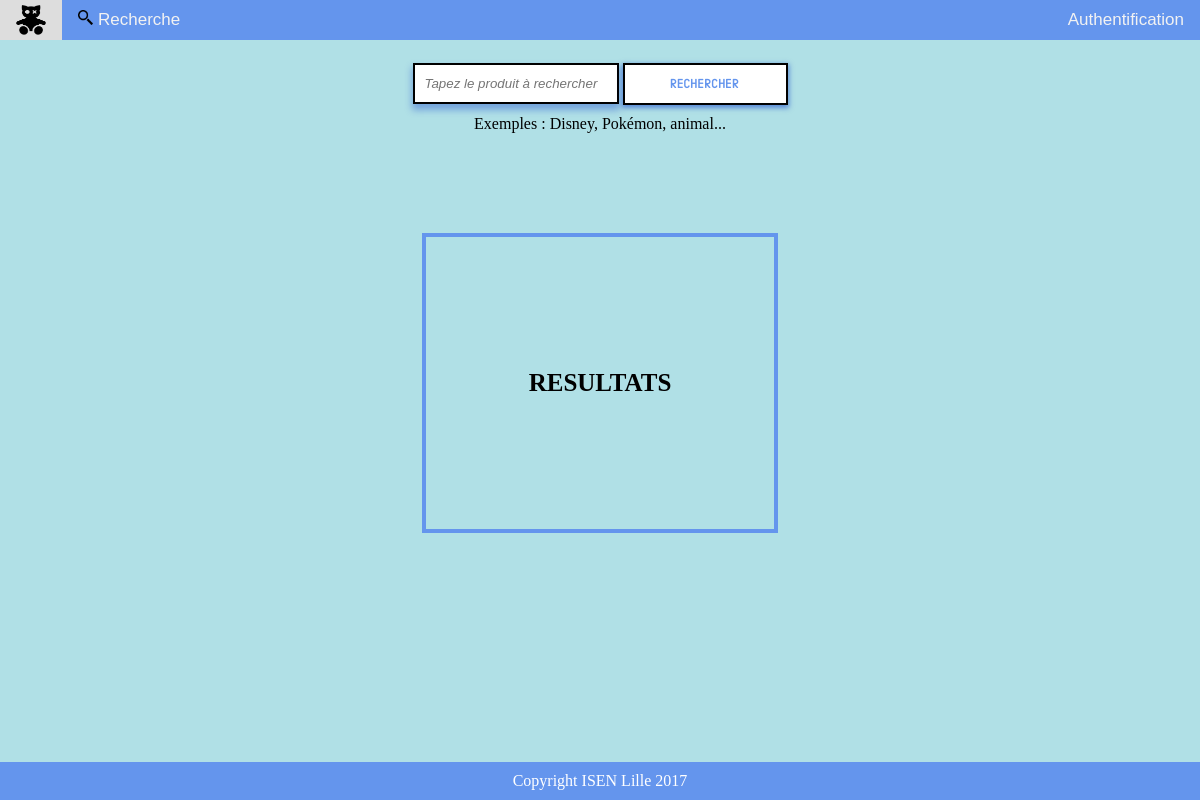
/page_search/index.php, run on an earlier commit of the app's database.
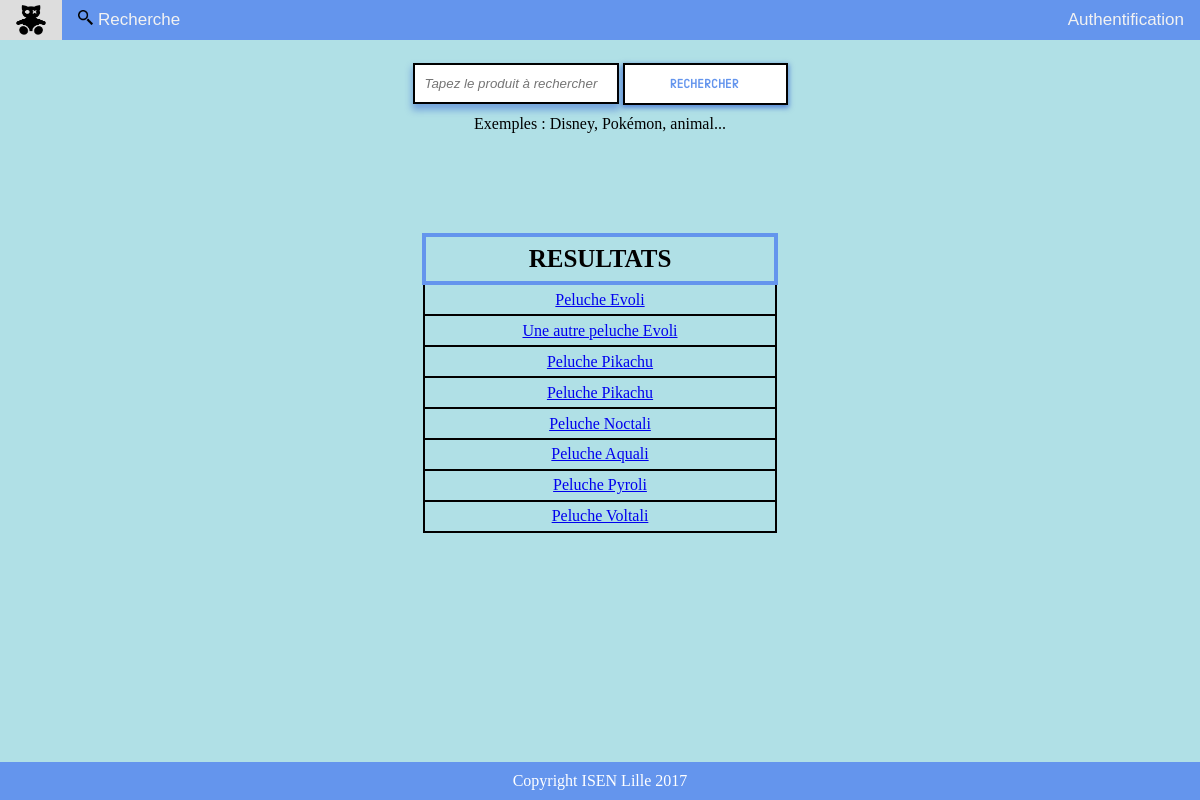
And on a later commit of the database.
### tables this page shows
CREATE TABLE IF NOT EXISTS `products` (
  `productid` int(11) NOT NULL AUTO_INCREMENT,
  `categorie` varchar(255) NOT NULL,
  `nom_produit` varchar(255) NOT NULL,
  `description` varchar(255) NOT NULL,
  `image` varchar(255) NOT NULL,
  `prix` float NOT NULL,
  PRIMARY KEY (`productid`)
);

### page_search/index.php (called while the page is built)
<?php
require 'model.php';
$reponse_BDD=getResponse();
$contenu_de_la_reponse_de_la_recherche= afficherPeluches($reponse_BDD);
require 'view.php';

### session.php (called while the page is built)
<?php
	if (!empty($_SESSION['userid'])){
		$sessionid = $_SESSION['userid'];
	}
	else{
		$sessionid = "visiteur";
	}

### modelStore.php (called while the page is built, shortened)
<?php
	function rechercherToutesLesPeluches()
	{
		try{
			$db = connectDB();
			$sql = 'SELECT * FROM products';
			$query = $db->query($sql);
			return $query;
		}
		catch (PDOException $e){
			echo ('Erreur: ' .$e->getMessage());
		}
	}
?>

### page_search/model.php (the view, shortened to what this page needs)
<?php
require('../modelStore.php');
function getResponse() {
    $reponse="";
    if(empty($reponse)) {
        $reponse = rechercherToutesLesPeluches();
    }
    return $reponse;
}
function afficherPeluches($reponse) {
    if (!empty($reponse)) {
        foreach ($reponse as $row) {
            echo('<tr><td><a href="../page_product/index.php?productid=' . $row['productid'] . '">' . $row['nom_produit'] . '</a></td></tr>');
        }
        return ob_get_clean();
    }
}

### page_search/view.php (shortened to what this page needs)
<!DOCTYPE html>
<html>
    <head>
        <link rel="stylesheet" type="text/css" href="../style.css">
    </head>
    <body>
        <div id="myheader" >
<?php
require( "../includes/header.php");
?>
        <form action="" method="get">
            <input type="text" placeholder="Tapez le produit à rechercher" name="query" id="searchbar">
            <input type="submit" value="Rechercher" name="search">
        </form>
        <span id="ex">Exemples : Disney, Pokémon, animal...</span>
        <table>
            <th>RESULTATS</th>
<?php echo $contenu_de_la_reponse_de_la_recherche;?>
        </table>
        <div id="myfooter"> <?php include_once '../includes/footer.html'; ?></div>
    </body>
</html>

### includes/header.php (shortened to what this page needs)
<?php
$absoluteDirectoryName="/sitedeventedepeluche_technoweb/";
require_once dirname(__FILE__).'/../session.php';
require_once dirname(__FILE__).'/checkSession.php';
?>
<!DOCTYPE html>
<html>
    <head>
    </head>
    <body>
        <header>
            <div class="topnav">
                <a href="<?php echo $absoluteDirectoryName; ?>page_home/index.php"><img src="<?php echo $absoluteDirectoryName; ?>images/logo.png" id="homelogo" title="Acceuil"></a>
                <div class="topnavTexts">
                    <a href="<?php echo $absoluteDirectoryName; ?>page_search/index.php"><img src="<?php echo $absoluteDirectoryName; ?>images/searchlogo.png" id="searchlogo">Recherche</a>
                    <?php
                        if ($sessionid == "visiteur"){
                            echo('<a href="'.$absoluteDirectoryName.'page_login/index.php" id="login">Authentification</a>');
                        }
                    ?>
                </div>
                </div>
            </div>
    </body>
</html>

### style.css (style rules this page uses)
body { background-color: powderblue; margin-bottom: 90px; }
#myheader { position: fixed; top: 0; width: 100%; left: 0; z-index: 3; }
footer { background-color: cornflowerblue; text-align: center; color: white; margin-top: 50px; padding: 10px; }
#myfooter { position: fixed; bottom: 0; width: 100%; left: 0; }
.topnav { background-color: cornflowerblue; overflow: hidden; }
.topnav a { float: left; display: block; color: #f2f2f2; text-align: center; padding: 5px 16px; text-decoration: none; font-size: 17px; font-family: Arial; }
.topnavTexts a { float: left; display: block; color: #f2f2f2; text-align: center; padding: 10px 16px; text-decoration: none; font-size: 17px; font-family: Arial; }
#searchlogo, #panierlogo { height: 15px; width: 15px; padding-right: 5px; }
#homelogo { height: 30px; width: 30px; float: left; }
#login { float: right; }
[type='submit'] { margin-top: 5px; background-color: white; height: 42px; width:165px; border: 2px solid black; font-family:"hangar"; letter-spacing: 1px; color: cornflowerblue; box-shadow: 0px 2px 5px 1px rgba(0,50,200,0.5); }
[type='text'],[type='password'] { width:150px; min-width: 100px; height: 35px; border: 2px solid black; padding-left: 10px; box-shadow: 4px 4px 6px black; font-style: italic; box-shadow: 0px 5px 7px 1px rgba(0,50,200,0.35) }
form { text-align: center; padding-top: 50px; }
#searchbar { width: 190px; }
#ex { display: block; margin-top:10px; text-align: center; }
table { border: 2px solid black; border-collapse: collapse; text-align: center; height: 300px; width: 30%; margin-left: auto; margin-right: auto; margin-top: 100px; }
th { border: 4px solid cornflowerblue; font-size: 25px; }
td { border: 2px solid black; }

What changed in the data, as far as the page shows it:
added products: nom_produit "Peluche Evoli"
added products: nom_produit "Une autre peluche Evoli"
added products: nom_produit "Peluche Pikachu"
added products: nom_produit "Peluche Pikachu"
added products: nom_produit "Peluche Noctali"
added products: nom_produit "Peluche Aquali"
added products: nom_produit "Peluche Pyroli"
added products: nom_produit "Peluche Voltali"
